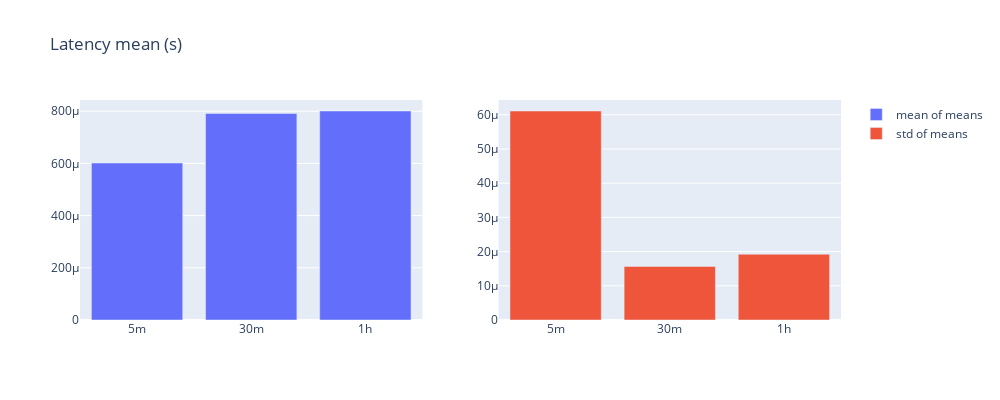

Notebook code cell kept with this figure:
### Code cell
bar_plot("Latency mean (s)", latency_mean)

### Figure 1 — Plotly figure (JSON) as saved in the notebook; plotly's stock layout.template omitted (floating-point values rounded to 4 significant figures)
{"data": [{"name": "mean of means", "type": "bar", "x": ["5m", "30m", "1h"], "xaxis": "x", "y": [0.0006013, 0.0007912, 0.0008008], "yaxis": "y"}, {"name": "std of means", "type": "bar", "x": ["5m", "30m", "1h"], "xaxis": "x2", "y": [6.11e-05, 1.565e-05, 1.923e-05], "yaxis": "y2"}], "layout": {"height": 400, "title": {"text": "Latency mean (s)"}, "width": 1000, "xaxis": {"anchor": "y", "autorange": true, "domain": [0, 0.45], "range": [-0.5, 2.5], "type": "category"}, "xaxis2": {"anchor": "y2", "autorange": true, "domain": [0.55, 1], "range": [-0.5, 2.5], "type": "category"}, "yaxis": {"anchor": "x", "autorange": true, "domain": [0, 1], "range": [0, 0.0008429], "type": "linear"}, "yaxis2": {"anchor": "x2", "autorange": true, "domain": [0, 1], "range": [0, 6.432e-05], "type": "linear"}}}
